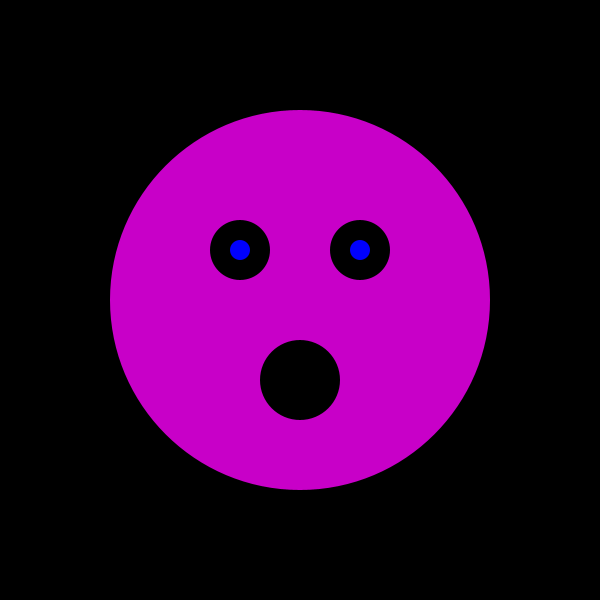
Frame 1 (no input)
Frame 60 (the mouse pressed at the canvas centre just before this capture): identical to frame 1, image omitted
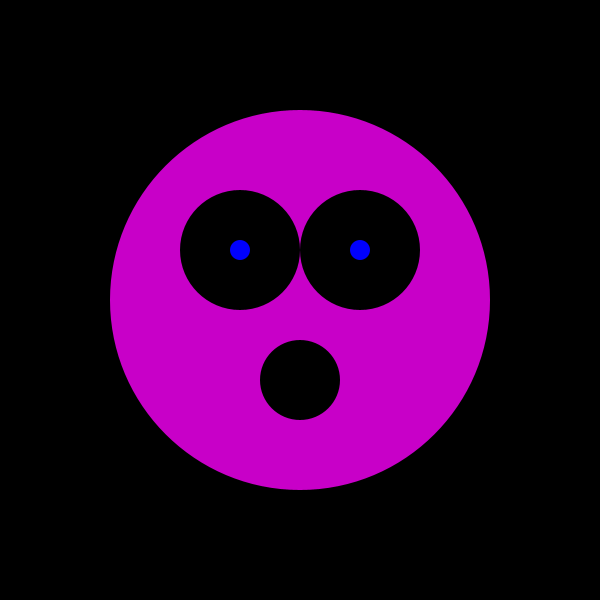
Frame 120 (the mouse held since frame 60 and released just before this capture)

The Processing sketch that drew these frames (run headless with seeded random() and noise(); from frame 60 on, the mouse is pressed at the canvas centre):

// Processing sketch: processing_59002
// ── processing_59002.pde

// Candice Ferreira. Problem set 2 Question 5
//cute face eyes move

Face f = new Face();
//declare an object


void setup () {
  size (600, 600);
  background(0);
  f = new Face ();
  noStroke();
}

void draw() {
  background(0);
  f.displayFace();
  f.eyes();
}





//_______________face__________

class Face {
  float x = width/2;
  float y = height/2;

  float b = 380;
  float f = 250;
  float g = 60;
  float h = 80;
  float i = 20;

  void displayFace () {



    fill(200, 0, 200);
    ellipse (x, y, b, b);
    //mouth
    fill(0);
    ellipse( x, b, h, h);


    
  }

  void eyes() {
    //left eye
    if (mousePressed) g = map(mouseX, 0, width, 40, 200);
    fill(0);
    ellipse (x+3*i, f, g, g);
    //right eye
    fill(0);
    ellipse (x-3*i,f, g, g);
    //left pupil
    fill(0, 0, 255);
    ellipse (x-3*i, f, i, i);
    //right pupil
    fill (0, 0, 255);
    ellipse (x+3*i, f, i, i);
  }
}
